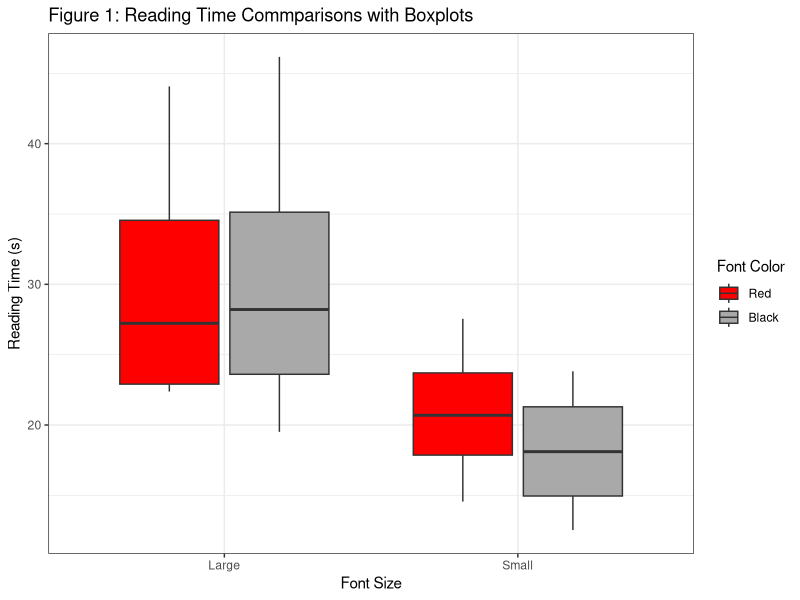
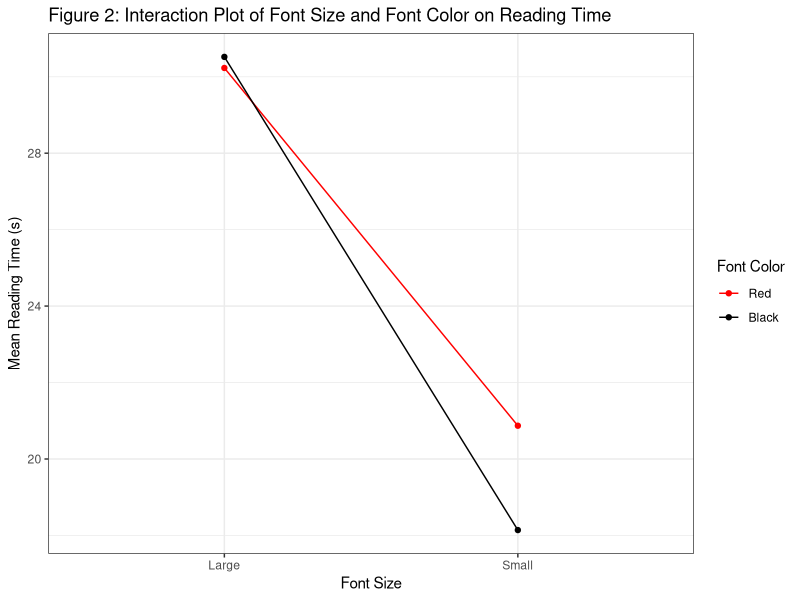

Write the R code that produced these figures, in order.
## ---- chunk 1
knitr::opts_chunk$set(message = FALSE)
knitr::opts_chunk$set(warning = FALSE)
knitr::opts_chunk$set(error = FALSE)
knitr::opts_chunk$set(echo = FALSE)  
## ---- chunk 2
library(car)
library(emmeans)
library(tidyverse)
library(knitr)
library(broom)
## ---- chunk 3
set.seed(21)

text_settings <- c("black, small", "black, large",
                   "red, small", "red, large")

treatments <- rep(text_settings, each = 4)

sample(treatments)
## ---- chunk 4
data <- read.csv("Final_Data.csv")

# get factors in their own columns
# font color levels: black (-), red (+)
# font size levels: small (-), large (+)

read_speed <- data |>
  mutate("Font Color" = str_detect(Text.Settings, "red, small") |
           str_detect(Text.Settings, "red, large"),
         "Font Size" = str_detect(Text.Settings, "black, large") |
           str_detect(Text.Settings, "red, large")) |>
  rename("Time" = Time..s.) |>
  select(`Font Size`, `Font Color`, `Time`)

read_speed$`Font Color` <- factor(read_speed$`Font Color`,
                                  levels = c(TRUE, FALSE),
                                  labels = c("Red", "Black"))

read_speed$`Font Size` <- factor(read_speed$`Font Size`,
                                 levels = c(TRUE, FALSE),
                                 labels = c("Large", "Small"))

kable(read_speed,
      caption = "Reading Time by Factors Data Collection")
## ---- chunk 5
summary_stats <- read_speed |>
  group_by(`Font Size`, `Font Color`) |>
  summarise(Mean = round(mean(Time), 2),
            SD = round(sd(Time), 2),
            N = n())

kable(summary_stats,
      col.names = c("Font Size", "Font Color", "Mean (s)", "SD (s)", "N"),
      caption = "Summary Statistics of Reading Time by Treatment Group")
## ---- chunk 6
ggplot(read_speed, aes(x = `Font Size`,
                       y = `Time`,
                       fill = `Font Color`)) +
  scale_fill_manual(values = c("red", "darkgray")) +
  geom_boxplot() + 
  labs(y = "Reading Time (s)",
       title = "Figure 1: Reading Time Commparisons with Boxplots") +
  theme_bw()
## ---- chunk 7
ggplot(summary_stats, aes(x = `Font Size`,
                          y = Mean,
                          color = `Font Color`,
                          group = `Font Color`)) +
  scale_color_manual(values = c("red", "black")) +
  geom_point() +
  geom_line() +
  labs(y = "Mean Reading Time (s)",
       title = "Figure 2: Interaction Plot of Font Size and Font Color on Reading Time") + 
  theme_bw()
## ---- chunk 8
anova <- aov(`Time` ~ `Font Size` * `Font Color`, read_speed)

kable(tidy(anova),
      digits = 3,
      col.names = c("Sources of Variation", "degrees of freedom", "Sum of Squares", "Mean Square", "F", "p-value"),
      caption = "ANOVA Table")
